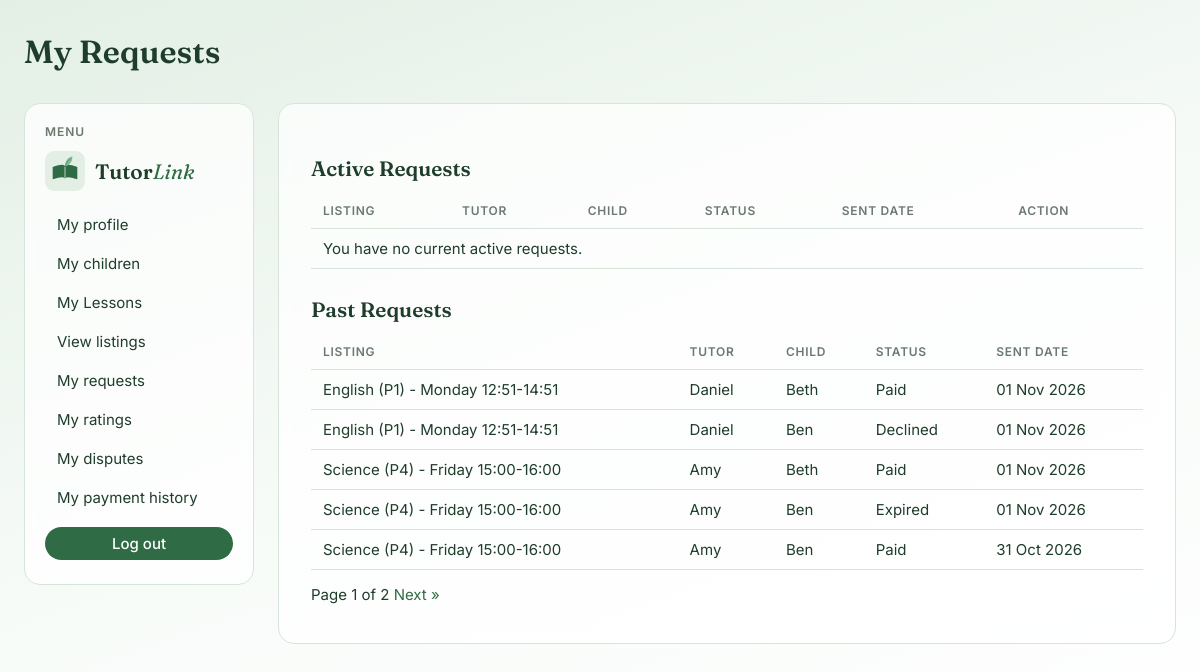
/enrolments/parent_my_requests_view/ (signed in), run on the app's committed database.
### enrolments/models.py (models this page shows, shortened)
class EnrolmentRequest(models.Model):
    STATUS_CHOICES = [
        ("PENDING", "Pending"),
        ("ACCEPTED", "Accepted"),
        ("DECLINED", "Declined"),
        ("WITHDRAWN", "Withdrawn"),
        ("PAID", "Paid"),
        ("EXPIRED", "Expired"),
    ]
    child = models.ForeignKey(
        Child, on_delete=models.RESTRICT, related_name="enrolment_requests"
    )
    listing = models.ForeignKey(
        Listing, on_delete=models.RESTRICT, related_name="enrolment_requests"
    )
    start_date = models.DateField()
    message = models.TextField(blank=True)  # optional
    status = models.CharField(max_length=9, choices=STATUS_CHOICES, default="PENDING")
    created_at = models.DateTimeField(auto_now_add=True)
    decided_at = models.DateTimeField(null=True, blank=True)  # empty until it happens
    pay_by = models.DateTimeField(null=True, blank=True)  # empty until accepted
    withdraw_reason = models.TextField(blank=True)  # optional
    decline_reason = models.TextField(blank=True)  # optional

### listings/models.py (models this page shows, shortened)
class Listing(models.Model):
    SUBJECT_CHOICES = [
        ("ENGLISH", "English"),
        ("CHINESE", "Chinese"),
        ("MALAY", "Malay"),
        ("TAMIL", "Tamil"),
        ("MATH", "Mathematics"),
        ("E_MATH", "E-Math"),
        ("A_MATH", "A-Math"),
        ("H2_MATH", "H2 Math"),
        ("SCIENCE", "Science"),
        ("PHYSICS", "Physics"),
        ("CHEMISTRY", "Chemistry"),
        ("BIOLOGY", "Biology"),
        ("ECONOMICS", "Economics"),
        ("GEOGRAPHY", "Geography"),
        ("HISTORY", "History"),
        ("LITERATURE", "Literature"),
    ]
    WEEKDAY_CHOICES = [
        (0, "Monday"),
        (1, "Tuesday"),
        (2, "Wednesday"),
        (3, "Thursday"),
        (4, "Friday"),
        (5, "Saturday"),
        (6, "Sunday"),
    ]
    MODE_CHOICES = [
        ("IN_PERSON", "In person"),
        ("ONLINE", "Online"),
        ("HYBRID", "Hybrid")
    ]
    STATUS_CHOICES = [
        ("OPEN", "Open"),
        ("RESERVED", "Reserved"),
        ("FILLED", "Filled"),
        ("CLOSED", "Closed"),
    ]
    tutor = models.ForeignKey(
        TutorProfile, on_delete=models.CASCADE, related_name="listings"
    )
    subject = models.CharField(max_length=10, choices=SUBJECT_CHOICES)
    level = models.CharField(max_length=5, choices=LEVEL_CHOICES)
    weekday = models.PositiveSmallIntegerField(choices=WEEKDAY_CHOICES)
    start_time = models.TimeField()
    end_time = models.TimeField()
    mode = models.CharField(max_length=9, choices=MODE_CHOICES)
    rate_per_hour = models.DecimalField(max_digits=5, decimal_places=2)
    status = models.CharField(max_length=8, choices=STATUS_CHOICES, default="OPEN")
    created_at = models.DateTimeField(auto_now_add=True)
    class Meta:
        constraints = [
            models.CheckConstraint(
                condition=models.Q(rate_per_hour__gt=0),
                name="listing_rate_per_hour_greater_than_zero",
            ),
            models.CheckConstraint(
                condition=models.Q(end_time__gt=models.F("start_time")),
                name="listing_end_after_start",
            ),
        ]
    def __str__(self):
        return f"{self.get_subject_display()} ({self.level}) - {self.get_weekday_display()} {self.start_time:%H:%M}-{self.end_time:%H:%M}"

### accounts/models.py (models this page shows, shortened)
class TutorProfile(models.Model):
    user = models.OneToOneField(User, on_delete=models.CASCADE)
    bio = models.TextField(max_length=500)
    qualification = models.CharField(max_length=40, choices=QUALIFICATION_CHOICES)
    years_experience = models.PositiveIntegerField(default=0)
    teaching_mode = models.CharField(max_length=10, choices=TEACHING_MODE_CHOICES)

class User(AbstractUser):
    email = models.EmailField(unique=True)
    role = models.CharField(max_length=10, choices=ROLE_CHOICES, default='PARENT')
    phone = models.CharField(max_length=20, blank=True)
    address = models.CharField(max_length=255, blank=True)
    date_of_birth = models.DateField(null=True, blank=True)
    gender = models.CharField(max_length=1, choices=GENDER_CHOICES, blank=True)
    avatar = models.ImageField(upload_to="avatars/", blank=True)
    card_brand = models.CharField(max_length=20, blank=True)
    card_last4 = models.CharField(max_length=4, blank=True)

class Child(models.Model):
    parent = models.ForeignKey(User, on_delete=models.CASCADE)
    first_name = models.CharField(max_length=50)
    last_name = models.CharField(max_length=50)
    level = models.CharField(max_length=3, choices=LEVEL_CHOICES)
    def __str__(self):
        return f"{self.first_name}"

### enrolments/views.py (the view)
@login_required
def parent_my_requests_view(request):
    if request.user.role != "PARENT":
        return redirect("index")
    expire_overdue_requests()
    all_requests = EnrolmentRequest.objects.filter(child__parent=request.user).order_by(
        "-created_at"
    )
    active_status = ["ACCEPTED", "PENDING"]
    active_requests = all_requests.filter(status__in=active_status)
    past_requests = all_requests.exclude(status__in=active_status)
    paginator = Paginator(past_requests, 5)
    page_number = request.GET.get("page")
    past_page = paginator.get_page(page_number)
    return render(
        request,
        "enrolments/parent_my_requests_view.html",
        {"active_requests": active_requests, "past_page": past_page},
    )

### enrolments/utils.py (called while the page is built)
def expire_overdue_requests():
    overdue = EnrolmentRequest.objects.filter(
        status="ACCEPTED",
        pay_by__lt=timezone.now(),
    )
    for r in overdue:
        r.status="EXPIRED"
        r.save()
        r.listing.status="OPEN"
        r.listing.save()

### enrolments/templates/enrolments/parent_my_requests_view.html (shortened to what this page needs)
{% extends 'base.html' %}
{% block header %}
    My Requests
{% endblock %}
{% block content %}
    <h2>Active Requests</h2>
    <table>
        <tr>
            <th>Listing</th>
            <th>Tutor</th>
            <th>Child</th>
            <th>Status</th>
            <th>Sent date</th>
            <th>Action</th>
        </tr>
        {% for r in active_requests %}
        <tr>
            <td>{{ r.listing }}</td>
            <td>{{ r.listing.tutor.user.first_name }}</td>
            <td>{{ r.child }}</td>
            <td>{{ r.get_status_display }}</td>
            <td>{{ r.created_at|date:"d M Y" }}</td>
            <td>
                {% if r.status == "PENDING" %}
                <a href="{% url 'parent_withdraw_request_view' r.pk %}">Withdraw</a>
                {% elif r.status == "ACCEPTED" %}
                <a href="{% url 'parent_pay_view' r.pk %}">Payment</a>
                {% endif %}
            </td>
        </tr>
        {% empty %}
        <tr>
            <td colspan="6">
                You have no current active requests.
            </td>
        </tr>
        {% endfor %}
    </table>
    <h2>Past Requests</h2>
    <table>
        <tr>
            <th>Listing</th>
            <th>Tutor</th>
            <th>Child</th>
            <th>Status</th>
            <th>Sent date</th>
        </tr>
        {% for r in past_page %}
        <tr>
            <td>{{ r.listing }}</td>
            <td>{{ r.listing.tutor.user.first_name }}</td>
            <td>{{ r.child }}</td>
            <td>{{ r.get_status_display }}</td>
            <td>{{ r.created_at|date:"d M Y" }}</td>
        </tr>
        {% empty %}
        <tr>
            <td colspan="5">
                You have no past requests.
            </td>
        </tr>
        {% endfor %}
    </table>
{% if past_page.paginator.num_pages > 1 %}
<p class="pagination">
    Page {{ past_page.number }} of {{ past_page.paginator.num_pages }}
    {% if past_page.has_next %}
        <a href="?page={{ past_page.next_page_number }}">Next »</a>
    {% endif %}
</p>
{% endif %}
{% endblock %}

### static/css/style.css (style rules this page uses)
:root { --green-dark: #2f6b45; --green-leaf: #7fb98f; --green-pale: #e3efe5; --ink: #1f3d2b; --muted: #6b7a70; --card: rgba(255, 255, 255, 0.75); --line: #d6e4d9; --danger: #b5523b; --radius: 16px; }
* { box-sizing: border-box; }
body { margin: 0; min-height: 100vh; font-family: 'Inter', system-ui, sans-serif; font-size: 15px; color: var(--ink); background: linear-gradient(160deg, var(--green-pale) 0%, #f7fbf8 50%, #ffffff 100%); background-attachment: fixed; }
h1, h2, h3 { font-family: 'Fraunces', Georgia, serif; font-weight: 600; color: var(--ink); }
h2 { font-size: 1.3rem; margin: 28px 0 12px; }
a { color: var(--green-dark); text-decoration: none; }
main table { width: 100%; border-collapse: collapse; margin-bottom: 8px; }
main th, main td { border: none; border-bottom: 1px solid var(--line); padding: 10px 12px; text-align: left; vertical-align: middle; }
main th { font-size: 0.75rem; text-transform: uppercase; letter-spacing: 0.06em; color: var(--muted); font-weight: 600; }

### data on the page
EnrolmentRequest: listing "English (P1) - Monday 12:51-14:51", listing.tutor.user.first_name "Daniel", child "Beth", status "Paid", created_at "01 Nov 2026"
EnrolmentRequest: listing "English (P1) - Monday 12:51-14:51", listing.tutor.user.first_name "Daniel", child "Ben", status "Declined", created_at "01 Nov 2026"
EnrolmentRequest: listing "Science (P4) - Friday 15:00-16:00", listing.tutor.user.first_name "Amy", child "Beth", status "Paid", created_at "01 Nov 2026"
EnrolmentRequest: listing "Science (P4) - Friday 15:00-16:00", listing.tutor.user.first_name "Amy", child "Ben", status "Expired", created_at "01 Nov 2026"
EnrolmentRequest: listing "Science (P4) - Friday 15:00-16:00", listing.tutor.user.first_name "Amy", child "Ben", status "Paid", created_at "31 Oct 2026"

### other printed values
{{ past_page.number }} "1"
{{ past_page.paginator.num_pages }} "2"
